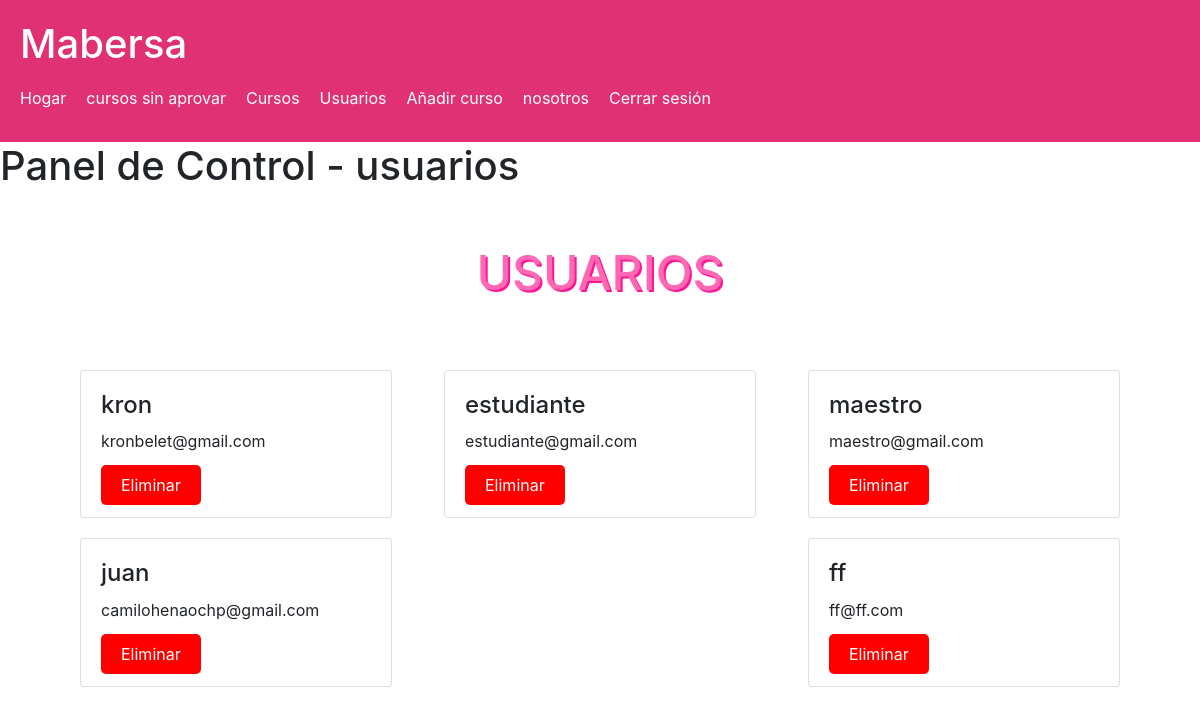
Screenshot of /user.php (signed in) with the database file from the repository.
### tables this page shows
CREATE TABLE `users` (
  `u_id` int(11) NOT NULL,
  `name` varchar(255) NOT NULL,
  `email` varchar(255) NOT NULL,
  `password` varchar(255) NOT NULL,
  `role` enum('teacher','student','admin') NOT NULL DEFAULT 'student',
  `timestamp` timestamp NOT NULL DEFAULT current_timestamp()
);

### user.php (the view, shortened to what this page needs)
<?php
require_once('db_conn.php');
$show = '';
$sql = "SELECT * FROM users ORDER BY `u_id`";
$result = mysqli_query($conn, $sql);
if (mysqli_num_rows($result) > 0) {
     while($row = mysqli_fetch_assoc($result)) {
         $u_id = $row['u_id'];
         $show .= '<div class="card">
         <div class="card-content">
             <h2>'.$row['name'].'</h2>
             <p>'.$row['email'].'</p>
             <a href="delete.php?u_id='.$u_id.'" class="eliminar">Eliminar</a>
         </div>
     </div>';
     }
 }
 else {
    $show = "<div class='error'>No se encontraron usuarios.</div>";
}
?>
<!DOCTYPE html>
<html lang="en">
<head>
    <link rel="stylesheet" type="text/css" href="./assets/css/style.css">
    <link rel="stylesheet" href="https://maxcdn.bootstrapcdn.com/bootstrap/4.5.2/css/bootstrap.min.css">
</head>
</head>
<body>
<?php include('header.php'); ?>
    <h1 class="mb-4">Panel de Control - usuarios</h1>
    <main>
            <h1 class="page-title">USUARIOS</h1>
            <div class="card-container">
                <?php echo $show; ?>
            </div>
    </main>
</body>
</html>
</body>
</html>

### assets/css/style.css (style rules this page uses)
* { box-sizing: border-box; margin: 0; padding: 0; }
body { margin: 0; padding: 0; font-family: Arial, sans-serif; }
main { padding: 0 50px; }
.page-title { font-size: 48px; padding: 30px 0; text-align: center; color: #ff69b4; text-shadow: 2px 2px #ff1493; }
.card-container { padding: 30px; display: flex; flex-wrap: wrap; justify-content: space-between; }
.card { background-color: white; width: 30%; margin-bottom: 20px; border: 1px solid #ddd; border-radius: 5px; padding: 20px; }
.card h2 { font-size: 24px; margin-bottom: 10px; }
.card p { font-size: 16px; line-height: 1.5; margin-bottom: 20px; }
.eliminar { padding: 10px 20px; background-color: red; color: #fff; text-decoration: none; border-radius: 5px; transition: background-color 0.2s ease; }

### rows the page displays
users: name "kron", email "kronbelet@gmail.com"
users: name "estudiante", email "estudiante@gmail.com"
users: name "maestro", email "maestro@gmail.com"
users: name "juan", email "camilohenaochp@gmail.com"
users: name "ff", email "ff@ff.com"
